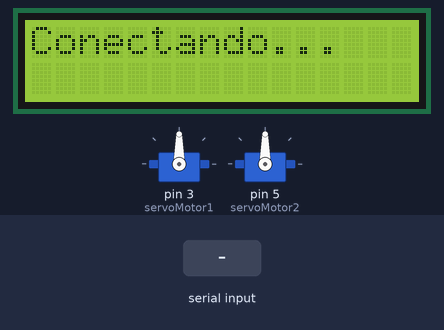
Recording of a sketch running on a simulated Arduino Uno, built with avr-gcc and run on an emulated ATmega328P. Parts: 2 × servo, 16×2 character LCD. Inputs (shaded band) come from the test bench. What the sketch prints to the serial monitor is not drawn.

Above: at 1.2 s.
1.3 s: "1" received over the second serial link
At 3.2 s:
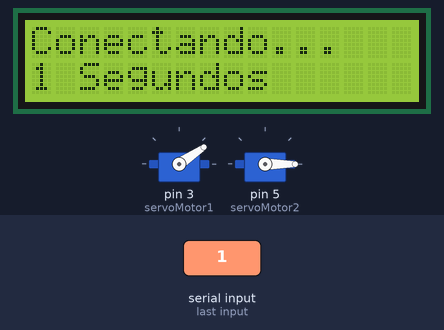
4.3 s: "0" received over the second serial link
At 5.1 s:
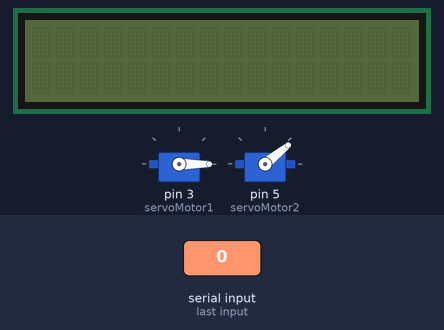
6.1 s: "1" received over the second serial link
At 7.4 s:
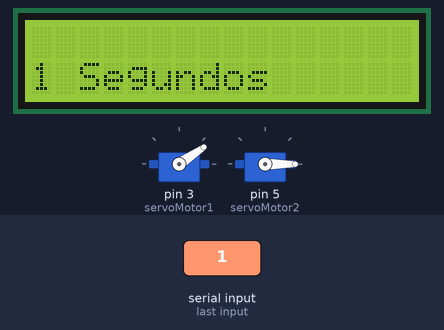
Timing chart, 0 to 9.1 s (numbered marks = the images above; inputs shaded):
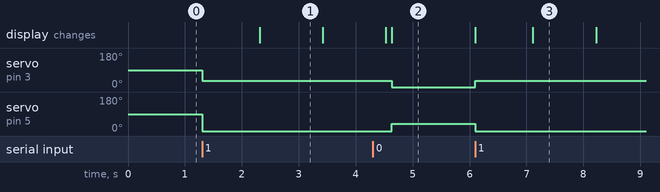

Measured:
- after the input at 1.3 s, servo on pin 3 (servoMotor1): 90° → 34° at once; servo on pin 5 (servoMotor2): 90° → 0° at once; the display: changes after 1.0 s (image 1)
- after the input at 4.3 s, servo on pin 3 (servoMotor1): 34° → 0° after 0.33 s; servo on pin 5 (servoMotor2): 0° → 39° after 0.33 s; the display: first differs from a run without the input after 0.33 s (image 2)
- after the input at 6.1 s, servo on pin 3 (servoMotor1): 0° → 34° at once; servo on pin 5 (servoMotor2): 39° → 0° at once; the display: first changes at once (image 3 shows a later state)
- what the display in image 1 shows lasts 1.1 s, from 2.3 s to 3.4 s

The sketch:

Proyecto_vFinal.ino
```cpp
#include <LiquidCrystal_I2C.h>
#include <Wire.h>
#include <Servo.h>
#include <SoftwareSerial.h>   // Incluimos la librería  SoftwareSerial


LiquidCrystal_I2C lcd(0x3F,16,2) ;
SoftwareSerial BT(10,11);    // Definimos los pines RX y TX del Arduino conectados al Bluetooth
Servo servoMotor1;
Servo servoMotor2;
char dato = 0;
char inf = 0;
int sec = 0;

void setup()
{
  Serial.begin(9600);   // Inicializamos  el puerto serie
  BT.begin(38400);
  servoMotor1.attach(3);
  servoMotor2.attach(5);

  lcd.init();

  lcd.backlight();

  lcd.print("Conectando...");


}

void loop(){


  if(inf == 1){
  sec = 1 + sec;
  delay(1000);
  lcd.setCursor(0, 1);
// Escribimos el número de segundos trascurridos
  lcd.print(sec);
  lcd.print(" Segundos");
  delay(100);
  }

  if(BT.available())    // Si llega un dato por el puerto BT se envía al monitor serial
  {
    dato = BT.read();
    Serial.println("Leido BT");
    Serial.println(dato);
    if(dato == '1'){
      servoMotor1.write(34);
      servoMotor2.write(0);
        lcd.setCursor(0, 1);
        lcd.backlight();
        inf = 1;
   // Escribimos el número de segundos trascurridos
    }
    if(dato == '0'){
      servoMotor1.write(0);
      servoMotor2.write(39);
      lcd.noBacklight();
      lcd.clear();
      sec = 0;
      inf = 0;
    }
  }

  if(Serial.available())  // Si llega un dato por el monitor serial se envía al puerto BT
  {
     BT.write(Serial.read());
  }
}

//Nombre = SMRT_BULB
//Password = 1209

// -5 el de abajo
// -3 el de arriba
```
